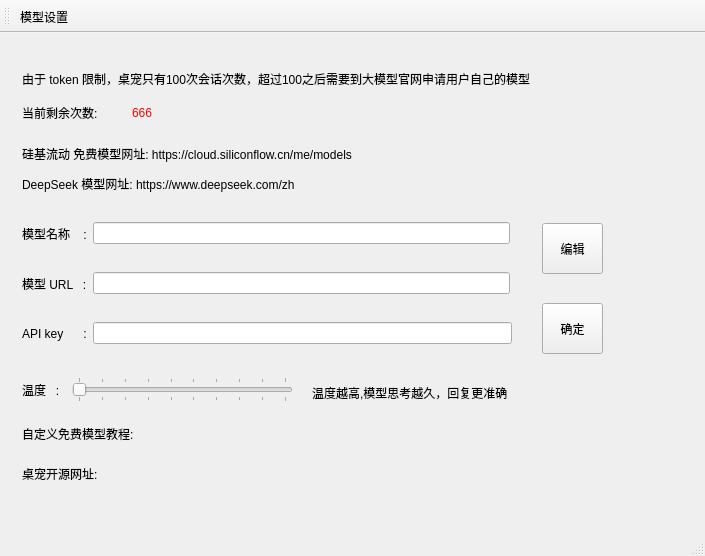
<?xml version="1.0" encoding="UTF-8"?>
<ui version="4.0">
 <class>SettinngWindow</class>
 <widget class="QMainWindow" name="SettinngWindow">
  <property name="geometry">
   <rect>
    <x>0</x>
    <y>0</y>
    <width>705</width>
    <height>556</height>
   </rect>
  </property>
  <property name="windowTitle">
   <string>MainWindow</string>
  </property>
  <widget class="QWidget" name="centralwidget">
   <layout class="QGridLayout" name="gridLayout">
    <property name="leftMargin">
     <number>0</number>
    </property>
    <property name="topMargin">
     <number>0</number>
    </property>
    <property name="rightMargin">
     <number>0</number>
    </property>
    <property name="bottomMargin">
     <number>0</number>
    </property>
    <property name="spacing">
     <number>0</number>
    </property>
    <item row="0" column="0">
     <widget class="QStackedWidget" name="stackedWidget">
      <property name="minimumSize">
       <size>
        <width>700</width>
        <height>480</height>
       </size>
      </property>
      <property name="maximumSize">
       <size>
        <width>700</width>
        <height>480</height>
       </size>
      </property>
      <property name="currentIndex">
       <number>0</number>
      </property>
      <widget class="QWidget" name="page">
       <widget class="QWidget" name="layoutWidget">
        <property name="geometry">
         <rect>
          <x>20</x>
          <y>220</y>
          <width>488</width>
          <height>41</height>
         </rect>
        </property>
        <layout class="QHBoxLayout" name="horizontalLayout_2">
         <item>
          <widget class="QLabel" name="label_2">
           <property name="text">
            <string>模型 URL   :</string>
           </property>
          </widget>
         </item>
         <item>
          <widget class="QLineEdit" name="self_url_lineEidt">
           <property name="text">
            <string/>
           </property>
          </widget>
         </item>
        </layout>
       </widget>
       <widget class="QWidget" name="layoutWidget_4">
        <property name="geometry">
         <rect>
          <x>20</x>
          <y>270</y>
          <width>490</width>
          <height>41</height>
         </rect>
        </property>
        <layout class="QHBoxLayout" name="horizontalLayout_5">
         <item>
          <widget class="QLabel" name="label_5">
           <property name="text">
            <string>API key      :</string>
           </property>
          </widget>
         </item>
         <item>
          <widget class="QLineEdit" name="self_key_lineEidt">
           <property name="autoFillBackground">
            <bool>false</bool>
           </property>
           <property name="text">
            <string/>
           </property>
           <property name="echoMode">
            <enum>QLineEdit::Password</enum>
           </property>
          </widget>
         </item>
        </layout>
       </widget>
       <widget class="QLabel" name="label_6">
        <property name="geometry">
         <rect>
          <x>20</x>
          <y>380</y>
          <width>471</width>
          <height>21</height>
         </rect>
        </property>
        <property name="text">
         <string>自定义免费模型教程: </string>
        </property>
       </widget>
       <widget class="QLabel" name="label_7">
        <property name="geometry">
         <rect>
          <x>20</x>
          <y>20</y>
          <width>651</width>
          <height>31</height>
         </rect>
        </property>
        <property name="text">
         <string>由于 token 限制，桌宠只有100次会话次数，超过100之后需要到大模型官网申请用户自己的模型</string>
        </property>
       </widget>
       <widget class="QLabel" name="label_8">
        <property name="geometry">
         <rect>
          <x>20</x>
          <y>420</y>
          <width>471</width>
          <height>21</height>
         </rect>
        </property>
        <property name="text">
         <string>桌宠开源网址: </string>
        </property>
       </widget>
       <widget class="QLabel" name="label_9">
        <property name="geometry">
         <rect>
          <x>20</x>
          <y>100</y>
          <width>661</width>
          <height>21</height>
         </rect>
        </property>
        <property name="text">
         <string>硅基流动 免费模型网址: https://cloud.siliconflow.cn/me/models</string>
        </property>
       </widget>
       <widget class="QLabel" name="label_10">
        <property name="geometry">
         <rect>
          <x>20</x>
          <y>130</y>
          <width>661</width>
          <height>21</height>
         </rect>
        </property>
        <property name="text">
         <string>DeepSeek 模型网址: https://www.deepseek.com/zh</string>
        </property>
       </widget>
       <widget class="QLabel" name="label_11">
        <property name="geometry">
         <rect>
          <x>20</x>
          <y>60</y>
          <width>101</width>
          <height>19</height>
         </rect>
        </property>
        <property name="text">
         <string>当前剩余次数: </string>
        </property>
       </widget>
       <widget class="QLabel" name="label_12">
        <property name="geometry">
         <rect>
          <x>130</x>
          <y>60</y>
          <width>69</width>
          <height>19</height>
         </rect>
        </property>
        <property name="styleSheet">
         <string notr="true">QLabel {
    color: red;
}</string>
        </property>
        <property name="text">
         <string>666</string>
        </property>
       </widget>
       <widget class="QLabel" name="label_14">
        <property name="geometry">
         <rect>
          <x>310</x>
          <y>340</y>
          <width>271</width>
          <height>19</height>
         </rect>
        </property>
        <property name="text">
         <string>温度越高,模型思考越久，回复更准确</string>
        </property>
       </widget>
       <widget class="QPushButton" name="pushButton">
        <property name="geometry">
         <rect>
          <x>540</x>
          <y>180</y>
          <width>61</width>
          <height>51</height>
         </rect>
        </property>
        <property name="text">
         <string>编辑</string>
        </property>
       </widget>
       <widget class="QPushButton" name="pushButton_3">
        <property name="geometry">
         <rect>
          <x>540</x>
          <y>260</y>
          <width>61</width>
          <height>51</height>
         </rect>
        </property>
        <property name="text">
         <string>确定</string>
        </property>
       </widget>
       <widget class="QWidget" name="">
        <property name="geometry">
         <rect>
          <x>20</x>
          <y>170</y>
          <width>488</width>
          <height>41</height>
         </rect>
        </property>
        <layout class="QHBoxLayout" name="horizontalLayout">
         <item>
          <widget class="QLabel" name="label">
           <property name="text">
            <string>模型名称    :</string>
           </property>
          </widget>
         </item>
         <item>
          <widget class="QLineEdit" name="self_model_lineEidt"/>
         </item>
        </layout>
       </widget>
       <widget class="QWidget" name="">
        <property name="geometry">
         <rect>
          <x>20</x>
          <y>330</y>
          <width>271</width>
          <height>34</height>
         </rect>
        </property>
        <layout class="QHBoxLayout" name="horizontalLayout_6">
         <item>
          <widget class="QLabel" name="label_13">
           <property name="text">
            <string>温度   :  </string>
           </property>
          </widget>
         </item>
         <item>
          <widget class="QSlider" name="slider">
           <property name="minimum">
            <number>1</number>
           </property>
           <property name="maximum">
            <number>10</number>
           </property>
           <property name="orientation">
            <enum>Qt::Horizontal</enum>
           </property>
           <property name="tickPosition">
            <enum>QSlider::TicksBothSides</enum>
           </property>
           <property name="tickInterval">
            <number>1</number>
           </property>
          </widget>
         </item>
        </layout>
       </widget>
      </widget>
      <widget class="QWidget" name="page_2"/>
     </widget>
    </item>
   </layout>
  </widget>
  <widget class="QMenuBar" name="menubar">
   <property name="geometry">
    <rect>
     <x>0</x>
     <y>0</y>
     <width>705</width>
     <height>25</height>
    </rect>
   </property>
  </widget>
  <widget class="QStatusBar" name="statusbar"/>
  <widget class="QToolBar" name="toolBar">
   <property name="windowTitle">
    <string>toolBar</string>
   </property>
   <attribute name="toolBarArea">
    <enum>TopToolBarArea</enum>
   </attribute>
   <attribute name="toolBarBreak">
    <bool>false</bool>
   </attribute>
   <addaction name="action_model"/>
  </widget>
  <action name="action_model">
   <property name="text">
    <string>模型设置</string>
   </property>
   <property name="menuRole">
    <enum>QAction::NoRole</enum>
   </property>
  </action>
 </widget>
 <resources/>
 <connections/>
</ui>
